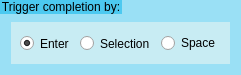
                   <widget class="QGroupBox" name="groupBox_9">
                    <property name="maximumSize">
                     <size>
                      <width>16777215</width>
                      <height>75</height>
                     </size>
                    </property>
                    <property name="styleSheet">
                     <string notr="true">QGroupBox {
    border: none;
	background-color: rgb(154, 224, 245);
}
QGroupBox::title {
	border:none;
	background-color: rgb(76, 201, 240);
}
</string>
                    </property>
                    <property name="title">
                     <string>Trigger completion by:</string>
                    </property>
                    <layout class="QGridLayout" name="gridLayout_39">
                     <property name="topMargin">
                      <number>22</number>
                     </property>
                     <item row="0" column="0" colspan="2">
                      <widget class="QGroupBox" name="groupBox_20">
                       <property name="styleSheet">
                        <string notr="true">QGroupBox {
    border: none;
	background-color: rgb(200, 236, 243);
}
</string>
                       </property>
                       <property name="title">
                        <string/>
                       </property>
                       <layout class="QHBoxLayout" name="horizontalLayout_5">
                        <property name="topMargin">
                         <number>6</number>
                        </property>
                        <property name="bottomMargin">
                         <number>6</number>
                        </property>
                        <item>
                         <widget class="QRadioButton" name="EnterToSelectRadioButton">
                          <property name="minimumSize">
                           <size>
                            <width>0</width>
                            <height>27</height>
                           </size>
                          </property>
                          <property name="maximumSize">
                           <size>
                            <width>16777215</width>
                            <height>25</height>
                           </size>
                          </property>
                          <property name="toolTip">
                           <string>&lt;html&gt;&lt;head/&gt;&lt;body&gt;&lt;p&gt;Complete the word upon selection followed by pressing the 'Enter' key.&lt;/p&gt;&lt;/body&gt;&lt;/html&gt;</string>
                          </property>
                          <property name="text">
                           <string>Enter</string>
                          </property>
                          <property name="checked">
                           <bool>true</bool>
                          </property>
                         </widget>
                        </item>
                        <item>
                         <widget class="QRadioButton" name="SelectionRadioButton">
                          <property name="enabled">
                           <bool>true</bool>
                          </property>
                          <property name="minimumSize">
                           <size>
                            <width>0</width>
                            <height>27</height>
                           </size>
                          </property>
                          <property name="maximumSize">
                           <size>
                            <width>16777215</width>
                            <height>25</height>
                           </size>
                          </property>
                          <property name="toolTip">
                           <string>&lt;html&gt;&lt;head/&gt;&lt;body&gt;&lt;p&gt;Automatically complete a word upon selection from the suggestion window.&lt;/p&gt;&lt;/body&gt;&lt;/html&gt;</string>
                          </property>
                          <property name="text">
                           <string>Selection</string>
                          </property>
                         </widget>
                        </item>
                        <item>
                         <widget class="QRadioButton" name="SpaceRadioButton">
                          <property name="toolTip">
                           <string>&lt;html&gt;&lt;head/&gt;&lt;body&gt;&lt;p&gt;Not Recommended.&lt;/p&gt;&lt;/body&gt;&lt;/html&gt;</string>
                          </property>
                          <property name="text">
                           <string>Space</string>
                          </property>
                         </widget>
                        </item>
                       </layout>
                      </widget>
                     </item>
                    </layout>
                   </widget>
